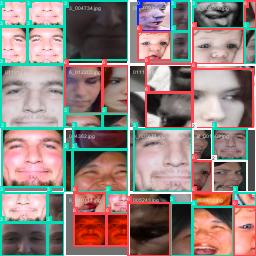
#> input picture runs/train/yolov12_fer/train_batch0.jpg, 256 x 256 px; its folder holds only this picture in this run
$ python -i image_processing.py   (imports and definitions only)
#> lines starting #> are read from the running program, lines starting #| are printed output that depends on the picture
#!/usr/bin/env python3
# -*- coding: utf-8 -*-
"""
图像放缩与灰度转换功能
"""

import os
from pathlib import Path
from PIL import Image
from tqdm import tqdm
import shutil

# ───────────────────────────────────────────────────────────────
# 配置
# ───────────────────────────────────────────────────────────────
RESIZE_TO = (224, 224)  # 图像目标尺寸
CONVERT_GRAYSCALE = True  # 是否将图像转换为灰度图
SRC_DIR = Path("../raw/affectnet")  # 原始数据目录
DST_DIR = Path("../processed/affectnet-1")  # 处理后的图像目录
LOG_FILE = "error_log.txt"  # 错误日志文件路径
IGNORE_FOLDERS = ["contempt"]  # 忽略的文件夹列表 (可以根据需要修改)
INCLUDE_FOLDERS = []  # 仅包含的文件夹列表 (空则表示处理所有文件夹)


# ───────────────────────────────────────────────────────────────
# 辅助函数
# ───────────────────────────────────────────────────────────────

def process_image(src: Path, dst: Path) -> None:
    """
    处理图像（调整大小和转换灰度）
    """
#> called with dst = 'out.png'
    try:
        img = Image.open(src)
#> img is the input picture: PIL image 256x256 RGB; mean R, G, B 146.3, 130.3, 125.7
        if CONVERT_GRAYSCALE:
            img = img.convert("L")  # 转为灰度图
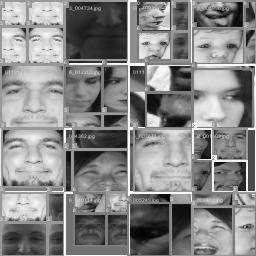
#> img: PIL image 256x256 L; min 1, max 255, mean 134.5
        else:
            img = img.convert("RGB")  # 保持为RGB彩色图

        img = img.resize(RESIZE_TO)  # 调整大小
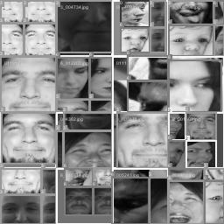
#> img: PIL image 224x224 L; min 0, max 255, mean 134.5
        img.save(dst)  # 保存处理后的图像
    except Exception as exc:
        with open(LOG_FILE, "a", encoding="utf-8") as fh:
            fh.write(f"❌ 处理失败 {src}: {exc}\n")


# [68 lines left out: function process_images, not called in this run]


# [2 lines not run here, left out]

>>> result = process_image('../../../runs/train/yolov12_fer/train_batch0.jpg', 'out.png')

$ run again, on runs/train/yolov12_fer/train_batch1.jpg
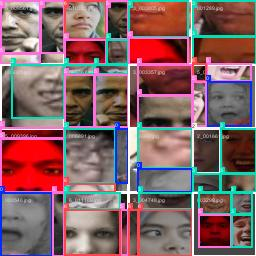
#> input picture runs/train/yolov12_fer/train_batch1.jpg, 256 x 256 px
#> in process_image, img is the input picture: PIL image 256x256 RGB; mean R, G, B 130.7, 98.8, 101.5
#> in process_image, `img = img.convert("L")`:
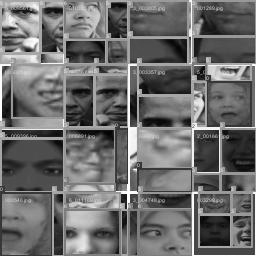
#> img: PIL image 256x256 L; min 1, max 255, mean 108.6
#> in process_image, `img = img.resize(RESIZE_TO)`:
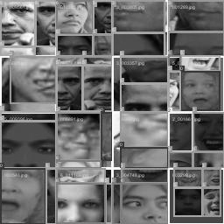
#> img: PIL image 224x224 L; min 0, max 255, mean 108.7

$ run again, on runs/train/yolov12_fer/train_batch2.jpg
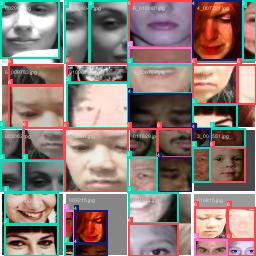
#> input picture runs/train/yolov12_fer/train_batch2.jpg, 256 x 256 px
#> in process_image, img is the input picture: PIL image 256x256 RGB; mean R, G, B 141.2, 124.5, 119.2
#> in process_image, `img = img.convert("L")`:
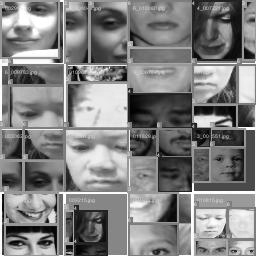
#> img: PIL image 256x256 L; min 0, max 255, mean 128.9
#> in process_image, `img = img.resize(RESIZE_TO)`:
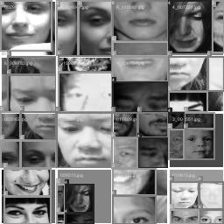
#> img: PIL image 224x224 L; min 0, max 255, mean 128.9

$ run again, on runs/train/yolov12_fer/val_batch0_pred.jpg
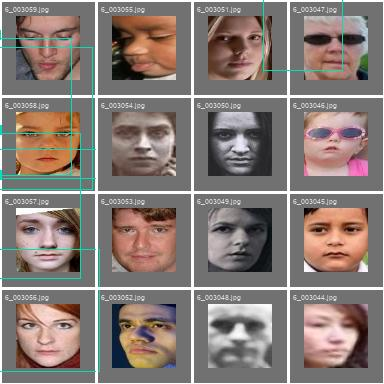
#> input picture runs/train/yolov12_fer/val_batch0_pred.jpg, 384 x 384 px
#> in process_image, img is the input picture: PIL image 384x384 RGB; mean R, G, B 136.6, 125.1, 120.3
#> in process_image, `img = img.convert("L")`:
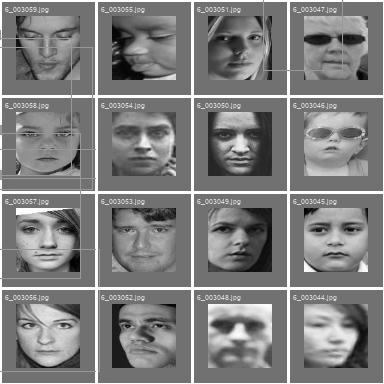
#> img: PIL image 384x384 L; min 1, max 255, mean 128
#> in process_image, `img = img.resize(RESIZE_TO)`:
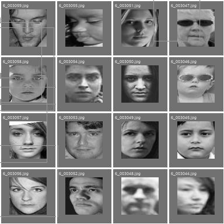
#> img: PIL image 224x224 L; min 0, max 255, mean 127.7
